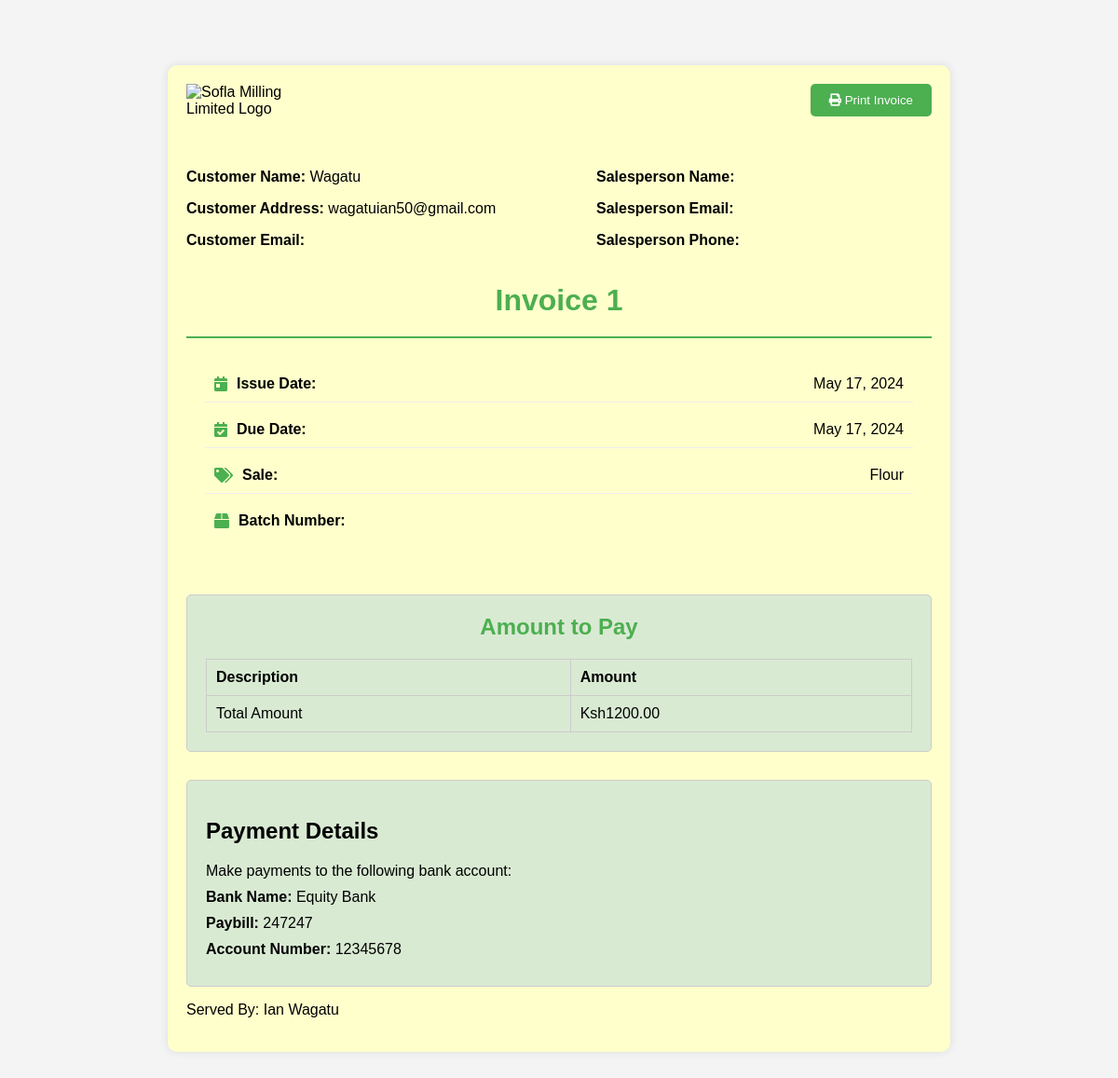
Page /invoice/1/ on the committed database.
### invoice/models.py (models this page shows, shortened)
class Invoice(models.Model):
    invoice_number = models.CharField(max_length=20, unique=True)
    issue_date = models.DateField()
    due_date = models.DateField()
    sale = models.CharField(max_length=100)
    customer = models.ForeignKey(Customer, on_delete=models.CASCADE, null=True)
    salesperson = models.ForeignKey(Salesperson, on_delete=models.CASCADE, null=True)
    amount = models.DecimalField(max_digits=10, decimal_places=2, default=0.00)
    batch = models.ForeignKey(Batch, on_delete=models.SET_NULL, null=True)  # Add this line

### customers/models.py (models this page shows, shortened)
class Customer(models.Model):
    name = models.CharField(max_length=255)
    contact = models.CharField(max_length=255)
    address = models.TextField()

### invoice/views.py (the view)
# urls.py: path('<str:invoice_number>/', views.invoice_detail, name='invoice_detail'),
def invoice_detail(request, invoice_number):
    invoice = get_object_or_404(Invoice, invoice_number=invoice_number)
    return render(request, 'invoice/invoice_detail.html', {'invoice': invoice})

### invoice/templates/invoice/invoice_detail.html (shortened to what this page needs)
<!DOCTYPE html>
<html lang="en">
<head>
    <link rel="stylesheet" href="https://cdnjs.cloudflare.com/ajax/libs/font-awesome/5.15.4/css/all.min.css">
</head>
<body>
    <div class="container">
        <div class="header">
            <img src="https://encrypted-tbn0.gstatic.com/images?q=tbn:ANd9GcQWkIziZgmJeQjR00PHJ9eGsrMRxfWeSZtbKDTVyHPTDA&s" alt="Sofla Milling Limited Logo" class="logo">
            <div class="print-button">
                <button onclick="window.print()"><i class="fas fa-print"></i> Print Invoice</button>
            </div>
        </div>
        <div class="addresses">
            <div>
                <p><strong>Customer Name:</strong> {{ invoice.customer.name }}</p>
                <p><strong>Customer Address:</strong> {{ invoice.customer.address }}</p>
                <p><strong>Customer Email:</strong> {{ invoice.customer.email }}</p>
            </div>
            <div>
                <p><strong>Salesperson Name:</strong> {{ invoice.salesperson.name }}</p>
                <p><strong>Salesperson Email:</strong> {{ invoice.salesperson.email }}</p>
                <p><strong>Salesperson Phone:</strong> {{ invoice.salesperson.phone_number }}</p>
            </div
        </div>
    </div>
    <div class="invoice-box">
        <h1>Invoice {{ invoice.invoice_number }}</h1>
        <div class="invoice-details">
           <p><i class="fas fa-calendar-day"></i><strong>Issue Date:</strong> {{ invoice.issue_date }}</p>
            <p><i class="fas fa-calendar-check"></i><strong>Due Date:</strong> {{ invoice.due_date }}</p>
            <p><i class="fas fa-tags"></i><strong>Sale:</strong> {{ invoice.sale }}</p>
            <p><i class="fas fa-box"></i><strong>Batch Number:</strong> {{ invoice.batch.batch_number }}</p>
        </div>
        <div class="invoice-summary">
            <h2>Amount to Pay</h2>
            <table>
                <tr>
                    <th>Description</th>
                    <th>Amount</th>
                </tr>
                <tr>
                    <td>Total Amount</td>
                    <td>Ksh{{ invoice.amount }}</td>
                </tr>
            </table>
        </div>
    </div>
    <div class="payment-details">
        <h2>Payment Details</h2>
        <p>Make payments to the following bank account:</p>
        <p><strong>Bank Name:</strong> Equity Bank</p>
        <p><strong>Paybill:</strong> 247247</p>
        <p><strong>Account Number:</strong> 12345678</p>
    </div>
    <div class="served-by">
        <p>Served By: Ian Wagatu</p>
    </div>
</div>
</body>
</html>

### invoice/templates/invoice/invoice_detail.html (style rules this page uses)
body { font-family: Arial, sans-serif; margin: 0; padding: 20px; background-color: #f4f4f4; }
.container { max-width: 800px; margin: 50px auto; background-color: #ffffcc; border-radius: 10px; box-shadow: 0 0 10px rgba(0, 0, 0, 0.1); padding: 20px; overflow: hidden; }
.print-button { text-align: right; margin-bottom: 20px; }
.print-button button { background-color: #4caf50; color: #fff; border: none; padding: 10px 20px; border-radius: 5px; cursor: pointer; transition: background-color 0.3s ease; }
.header { display: flex; justify-content: space-between; margin-bottom: 20px; }
.header .logo { width: 150px; }
.addresses { display: flex; justify-content: space-between; margin-bottom: 20px; }
.addresses div { width: 45%; }
.invoice-box { text-align: center; }
.invoice-box h1 { color: #4caf50; margin-bottom: 20px; }
.invoice-details { text-align: left; margin-top: 20px; padding: 20px; border-top: 2px solid #4caf50; }
.invoice-details p { margin: 10px 0; display: flex; align-items: center; padding: 10px; border-bottom: 1px solid #eee; }
.invoice-details p:last-child { border-bottom: none; }
.invoice-details p i { margin-right: 10px; color: #4caf50; }
.invoice-details p strong { flex: 1; }
.invoice-summary { margin-top: 30px; padding: 20px; background-color: #d9ead3; border-radius: 5px; border: 1px solid #ccc; text-align: center; }
.invoice-summary table { width: 100%; border-collapse: collapse; }
.invoice-summary table, .invoice-summary th, .invoice-summary td { border: 1px solid #ccc; }
.invoice-summary th, .invoice-summary td { padding: 10px; text-align: left; }
.invoice-summary h2 { margin-top: 0; color: #4caf50; font-size: 1.5em; }
.payment-details { margin-top: 30px; padding: 20px; background-color: #d9ead3; border-radius: 5px; border: 1px solid #ccc; }
.payment-details p { margin: 10px 0; }

### rows in the picture
Invoice: customer.name "Wagatu", customer.address "wagatuian50@gmail.com", invoice_number "1", issue_date "May 17, 2024", due_date "May 17, 2024", sale "Flour", amount "1200.00"
